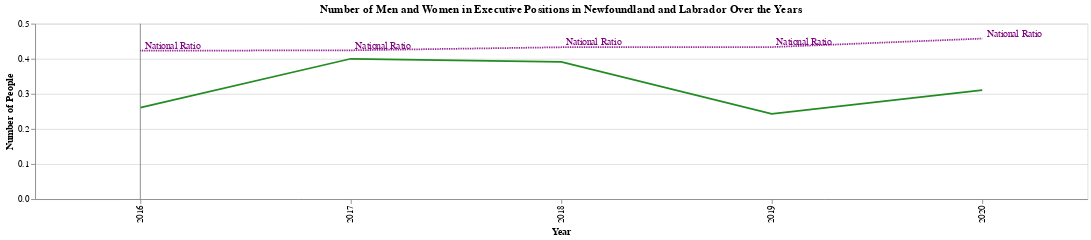

The notebook cell saved with this chart:
### Code cell
chart_with_marker = chart_with_marker + national_ratio_text
chart_with_marker

### Figure 1 — Vega-Lite specification as saved in the notebook (floating-point values rounded to 4 significant figures)
{"config": {"view": {"continuousWidth": 300, "continuousHeight": 300}}, "layer": [{"data": {"name": "data-4bd799980acbcaa6adcfff645513944b"}, "mark": {"type": "line"}, "encoding": {"color": {"value": "#228B22"}, "x": {"axis": {"title": "Year"}, "field": "Year", "type": "ordinal"}, "y": {"axis": {"title": "Number of People"}, "field": "Ratio", "type": "quantitative"}}, "title": "Number of Men and Women in Executive Positions in Newfoundland and Labrador Over the Years"}, {"data": {"name": "data-f0748e188dbb77c972a5628d94f68b71"}, "mark": {"type": "rule", "color": "gray"}, "encoding": {"x": {"field": "selected_year", "type": "ordinal"}}, "transform": [{"filter": {"equal": 2016, "field": "selected_year"}}]}, {"data": {"name": "data-51887f809a5186f895f318a7ef7f1806"}, "mark": {"type": "line", "strokeDash": [1, 1]}, "encoding": {"color": {"value": "#800080"}, "x": {"field": "Year", "type": "ordinal"}, "y": {"field": "Ratio", "type": "quantitative"}}}, {"data": {"name": "data-51887f809a5186f895f318a7ef7f1806"}, "mark": {"type": "text", "align": "left", "dx": 5, "dy": -5}, "encoding": {"color": {"value": "#800080"}, "text": {"value": "National Ratio"}, "x": {"field": "Year", "type": "ordinal"}, "y": {"field": "Ratio", "type": "quantitative"}}}], "height": 200, "width": 1200, "$schema": "https://vega.github.io/schema/vega-lite/v5.15.1.json", "datasets": {"data-4bd799980acbcaa6adcfff645513944b": [{"Year": 2016, "Ratio": 0.2609}, {"Year": 2017, "Ratio": 0.4}, {"Year": 2018, "Ratio": 0.3913}, {"Year": 2019, "Ratio": 0.2432}, {"Year": 2020, "Ratio": 0.3103}], "data-f0748e188dbb77c972a5628d94f68b71": [{"selected_year": 2016}], "data-51887f809a5186f895f318a7ef7f1806": [{"Year": 2016, "Ratio": 0.4229}, {"Year": 2017, "Ratio": 0.4241}, {"Year": 2018, "Ratio": 0.4328}, {"Year": 2019, "Ratio": 0.4333}, {"Year": 2020, "Ratio": 0.4575}]}}
